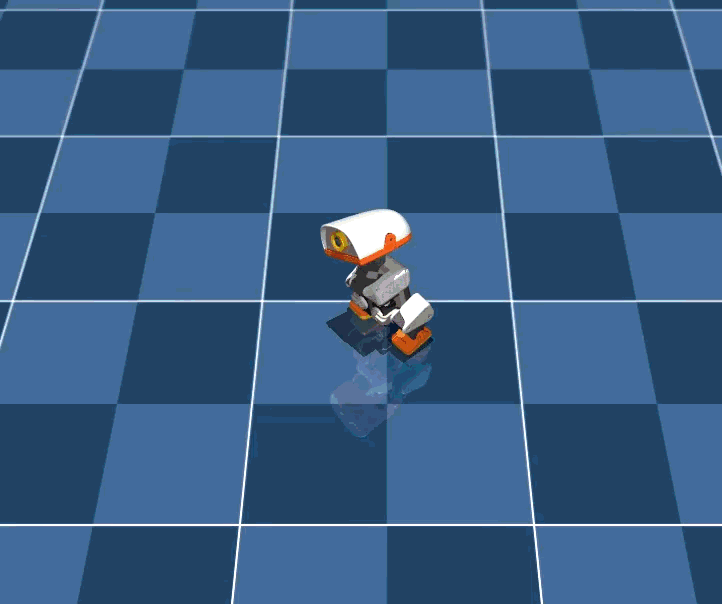
#> input picture scratch/all_1253_frames/frame_001.png, 722 x 604 px, given in place of frame_000.png, which was not available
$ python track_feet_1253.py
#> lines starting #> are read from the running program, lines starting #| are printed output that depends on the picture; after the words box and inside, x2 and y2 are one past the last pixel; in counts of white or black regions, pixels touching at a corner belong together; pictures that were not available may be replaced by others from this repository, and a replacement may not be noted
import glob, os
from PIL import Image
import numpy as np

# Let's inspect frames at interval of 10: 0, 10, 20, 30, 40, 50, 60, 70, 80, 90, 100
for i in range(0, 108, 10):
    fn = f"scratch/all_1253_frames/frame_{i:03d}.png"
    im = Image.open(fn).convert('RGB')
#> im is the input picture: PIL image 722x604 RGB; mean R, G, B 55.5, 91, 130.1
    arr = np.array(im)
    # The floor is blue/checkerboard, the robot is white/orange
    # Orange soles: R > 200, G ~ 100, B < 50
    orange_mask = (arr[:, :, 0] > 180) & (arr[:, :, 1] > 80) & (arr[:, :, 1] < 160) & (arr[:, :, 2] < 60)
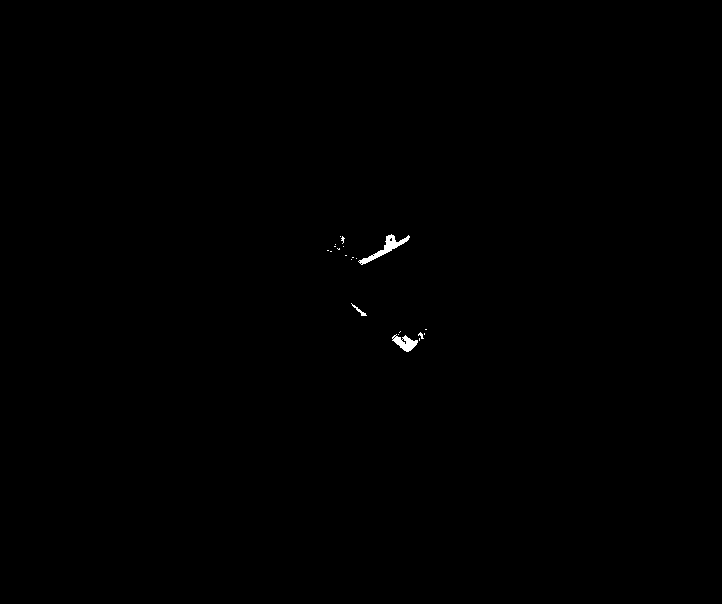
#> orange_mask: shape (604, 722) bool; 0.16% white; 21 white regions (17 under 20 px), largest, box (x1, y1, x2, y2) and area: (358, 234, 410, 265) 363, (392, 334, 418, 352) 237, (351, 303, 367, 316) 46, (418, 332, 424, 339) 20
    orange_ys, orange_xs = np.where(orange_mask)
#> orange_ys = 710 values from 234 to 351; orange_xs = 710 values, max 426 at index 444, min 327 at index 234, mean 389.3
    if len(orange_ys) > 0:
        min_y = np.min(orange_ys)
#> min_y = 234
        max_y = np.max(orange_ys)
#> max_y = 351
        print(f"Frame {i:03d}: Orange feet y range: [{min_y}, {max_y}] (Height in image: {max_y - min_y} px)")
#| Frame 000: Orange feet y range: [234, 351] (Height in image: 117 px)
    else:
        print(f"Frame {i:03d}: No feet detected")
#> pass 2 of the loop `for i in range(0, 108, 10):`:
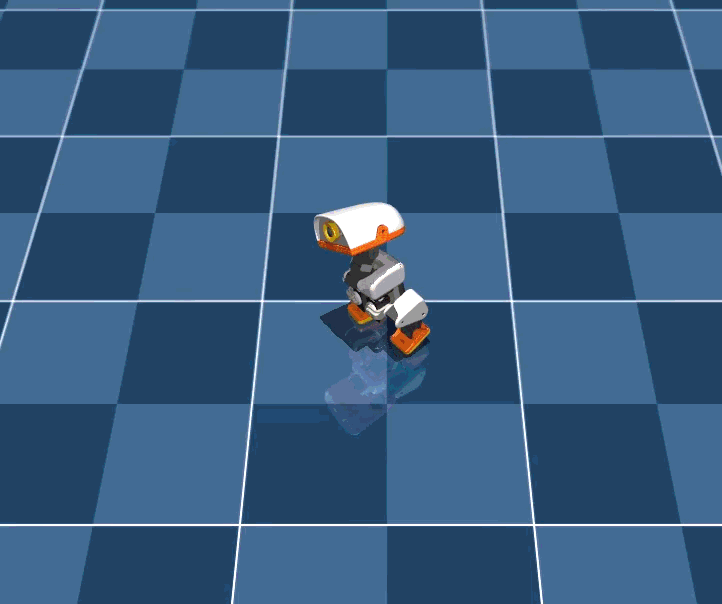
#> input picture scratch/all_1253_frames/frame_002.png, 722 x 604 px, given in place of frame_010.png, which was not available
#> im is the input picture: PIL image 722x604 RGB; mean R, G, B 55.7, 91, 126.5
#> `orange_mask = (arr[:, :, 0] > 180) & (arr[:, :, 1] > 80) & (arr[:, :, ..`:
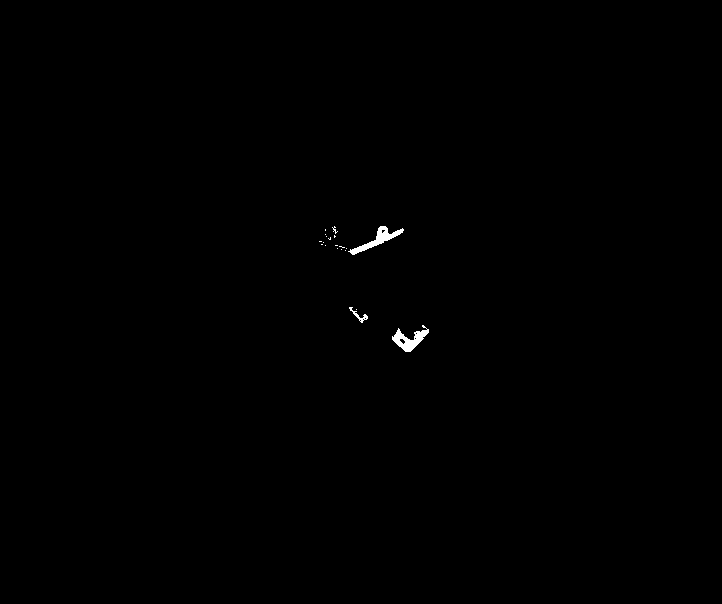
#> orange_mask: shape (604, 722) bool; 0.22% white; 20 white regions (17 under 20 px), largest, box (x1, y1, x2, y2) and area: (348, 226, 404, 255) 418, (392, 325, 429, 352) 416, (349, 307, 368, 323) 77
#> orange_ys = 961 values from 226 to 351; orange_xs = 961 values, max 428 at index 558, min 319 at index 266, mean 387.2
#> min_y = 226
#| Frame 010: Orange feet y range: [226, 351] (Height in image: 125 px)
#> (the run stopped early here; a loop or call above may not have finished)
